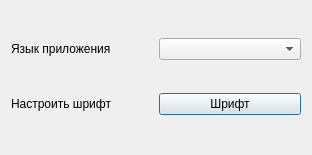
<?xml version="1.0" encoding="UTF-8"?>
<ui version="4.0">
 <class>SettingsDialog</class>
 <widget class="QDialog" name="SettingsDialog">
  <property name="geometry">
   <rect>
    <x>0</x>
    <y>0</y>
    <width>312</width>
    <height>155</height>
   </rect>
  </property>
  <property name="windowTitle">
   <string>Настройки</string>
  </property>
  <layout class="QHBoxLayout" name="horizontalLayout_3">
   <item>
    <layout class="QVBoxLayout" name="verticalLayout">
     <item>
      <layout class="QHBoxLayout" name="horizontalLayout_2">
       <item>
        <widget class="QLabel" name="label">
         <property name="text">
          <string>Язык приложения</string>
         </property>
        </widget>
       </item>
       <item>
        <widget class="QComboBox" name="languageCombo"/>
       </item>
      </layout>
     </item>
     <item>
      <layout class="QHBoxLayout" name="horizontalLayout">
       <item>
        <widget class="QLabel" name="label_2">
         <property name="text">
          <string>Настроить шрифт</string>
         </property>
        </widget>
       </item>
       <item>
        <widget class="QPushButton" name="fontButton">
         <property name="text">
          <string>Шрифт</string>
         </property>
        </widget>
       </item>
      </layout>
     </item>
    </layout>
   </item>
  </layout>
 </widget>
 <resources/>
 <connections/>
</ui>
